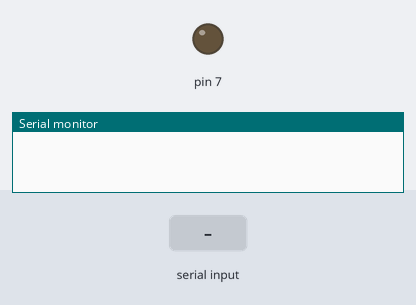
Recording of a sketch running on a simulated Arduino Uno, built with avr-gcc and run on an emulated ATmega328P. Parts: output pins drawn as LEDs (lit = HIGH), the last lines printed to the serial monitor. The test bench sets the inputs (shaded band).

Above: at 1.2 s.
1.3 s: "30,150\n" received over Serial
2.8 s: "1\n" received over Serial
At 3.3 s:
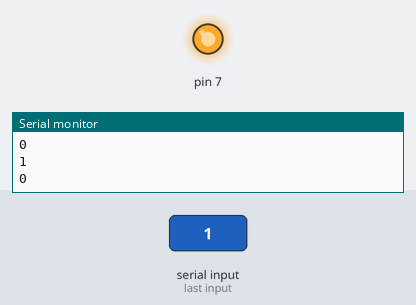
4.3 s: "90,45\n" received over Serial
At 5.7 s:
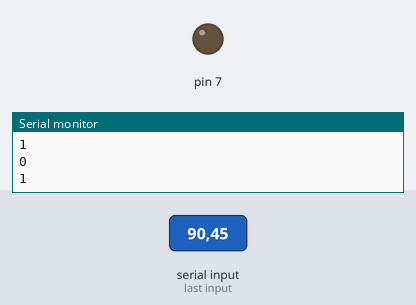
Timing chart, 0 to 7.3 s (numbered marks = the images above; inputs shaded):
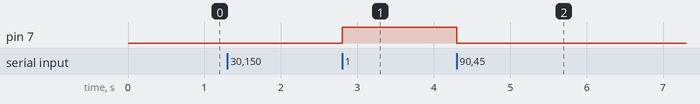

Measured:
- after the input at 2.8 s, pin 7: LOW → HIGH at once
- after the input at 4.3 s, pin 7: HIGH → LOW at once

The sketch:

peredat_arduino1.ino
```cpp
#include<SoftwareSerial.h>
SoftwareSerial sstt(11,10);
int val=3,lastval=5;
char result;

void setup() {

  Serial.begin(9600);
  sstt.begin(9600);
  pinMode(7,OUTPUT);
}

void loop() {
    if(Serial.available()>0){
    int val=Serial.read()-'0';
  if(val==1 && val!=lastval){
    digitalWrite(7,HIGH);
    result='0';
    lastval=val;
    sstt.write(result);
    Serial.println(result);
    }
   else if(val==0 && val!=lastval)
   {
    digitalWrite(7,LOW);
    result='1';
    lastval=val;
    sstt.write(result);
    Serial.println(result);
   }

  }
}
```
